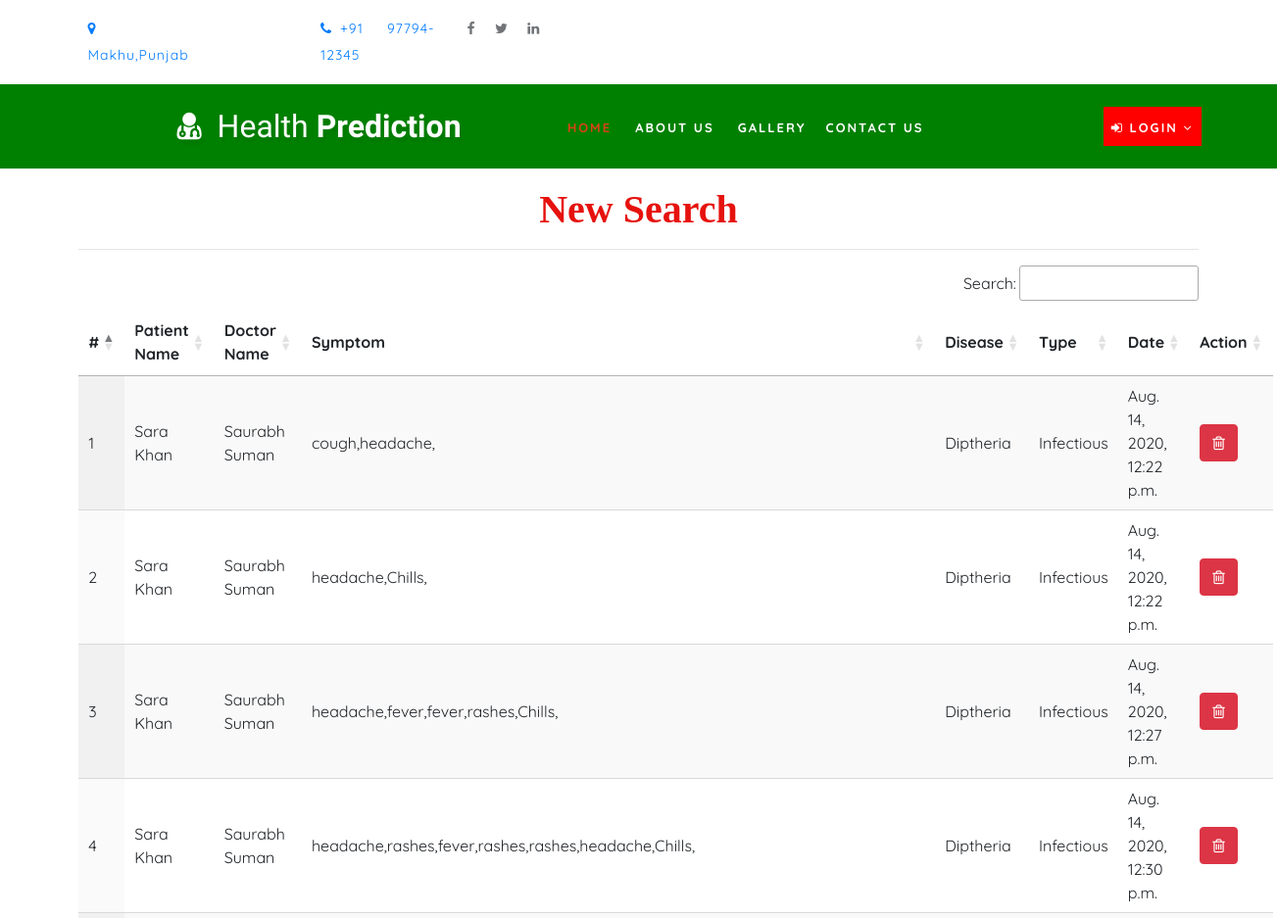
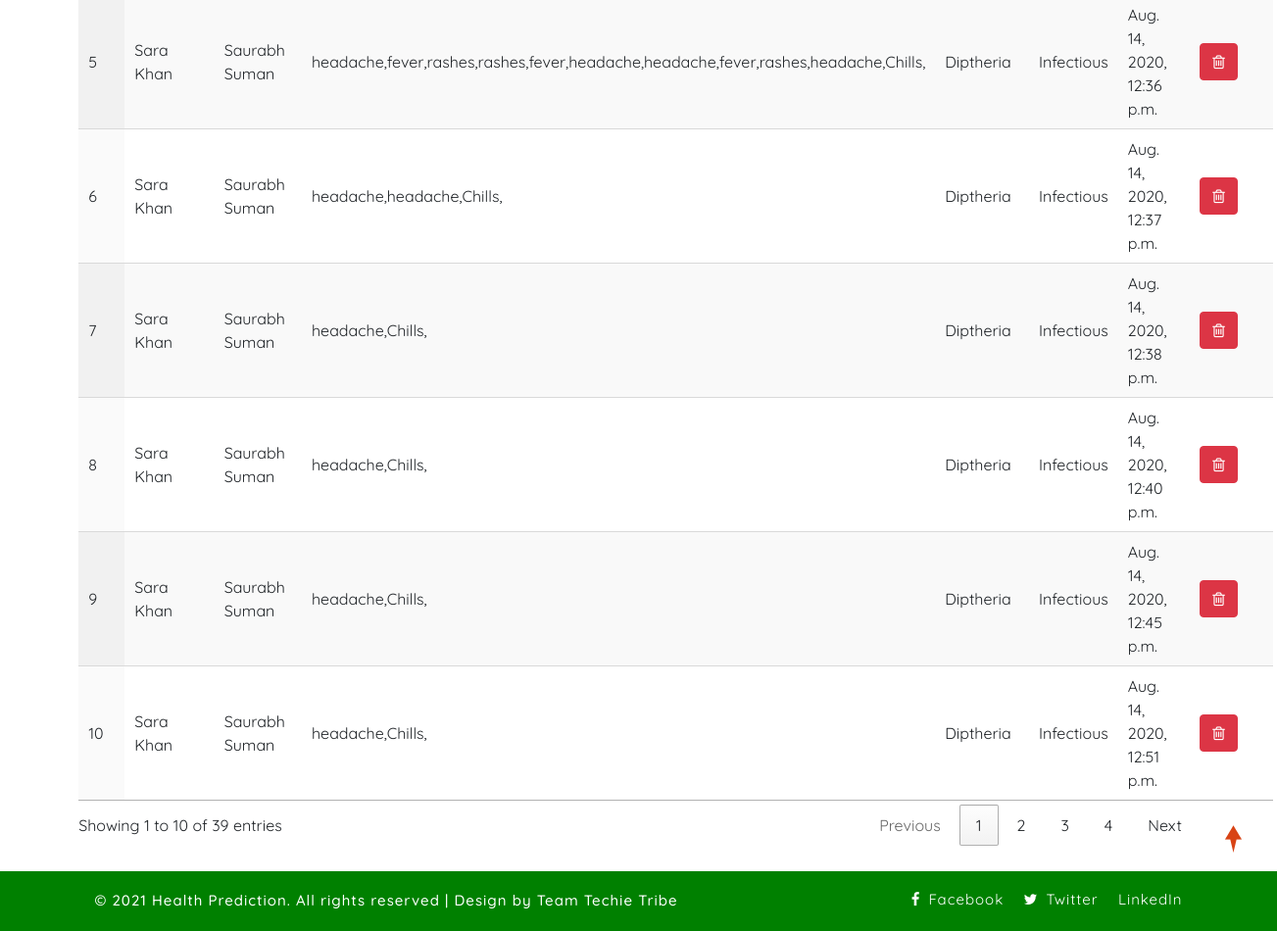
The page /view_notify on the database its author committed (2 pictures, top to bottom).
### health/models.py (models this page shows, shortened)
class Searched_Patient(models.Model):
    doctor = models.ForeignKey(Doctor, on_delete=models.CASCADE, null=True)
    user = models.ForeignKey(Patient, on_delete=models.CASCADE, null=True)
    disease = models.CharField(max_length=100, null=True)
    symptom = models.CharField(max_length=1000,null=True)
    type = models.ForeignKey(Type, on_delete=models.CASCADE, null=True)
    date1 = models.DateTimeField(null=True)

class Patient(models.Model):
    user = models.ForeignKey(User, on_delete=models.CASCADE, null=True)
    contact = models.CharField(max_length=100, null=True)
    address = models.CharField(max_length=100, null=True)
    dob = models.DateField(null=True)
    image = models.FileField(null=True)

class Doctor(models.Model):
    status = models.ForeignKey(Status, on_delete=models.CASCADE, null=True)
    user = models.ForeignKey(User, on_delete=models.CASCADE, null=True)
    contact = models.CharField(max_length=100, null=True)
    address = models.CharField(max_length=100, null=True)
    category = models.CharField(max_length=100, null=True)
    doj = models.DateField(null=True)
    dob = models.DateField(null=True)
    image = models.FileField(null=True)

class Type(models.Model):
    name = models.CharField(max_length=100, null=True)

### health/views.py (the view)
# urls.py: path('view_notify', View_Notification,name="view_notify"),
def View_Notification(request):
    dis = Searched_Patient.objects.all()
    d = {'dis':dis}
    return render(request,'view_notify.html',d)

### health/templates/view_notify.html
{% extends 'index.html' %}
{% load static %}
{% block body %}
<div class="container-fluid" style="width:90%;margin-top:8%">
                    <div class="container-fluid">
                        <h1 align="center" style="font-weight:bold;font-family : 'Monotype Corsiva' ; color : #E6120E ;margin-top:4%">New Search</h1>
                         </div><hr>
                                <table id="example" class="display" style="width:100%">
                                  <thead>
                                    <tr>
                                      <th>#</th>
                                      <th>Patient Name</th>
                                      <th>Doctor Name</th>
                                      <th>Symptom</th>
                                      <th>Disease</th>
                                      <th>Type</th>
                                      <th>Date</th>
                                      <th>Action</th>
                                  </tr>
                              </thead>
                              <tbody>
                              {% for i in dis %}
                                <tr>
                                  <td>{{forloop.counter}}</td>
                                  <td>{{i.user.user.first_name}} {{i.user.user.last_name}}</td>
                                  <td>{{i.doctor.user.first_name}} {{i.doctor.user.last_name}}</td>
                                  <td>{{i.symptom}}</td>
                                  <td>{{i.disease}}</td>
                                  <td>{{i.type.name}}</td>
                                  <td>{{i.date1}}</td>
                                  <td style="width:150px">
                                      <a href="{% url 'delete_notification' i.id %}" ><button class="btn btn-danger" onclick="return confirm('Are you sure?')"><i class="fa fa-trash-o"></i></button></a></td>
                              </tr>
                              {% endfor %}
                          </tbody>
                      </table>
                  </div>
{% endblock %}

### health/static/css/style.css (style rules this page uses)
body { padding: 0; margin: 0; background: #FFF; font-family: 'Quicksand', sans-serif; }
body a, body button { transition: 0.5s all; -webkit-transition: 0.5s all; -moz-transition: 0.5s all; -o-transition: 0.5s all; -ms-transition: 0.5s all; text-decoration: none; }
html { scroll-behavior: smooth; }
h1, h2, h3, h4, h5, h6 { margin: 0; padding: 0; font-family: 'Mukta', sans-serif; }

### rows shown on the page
Searched_Patient: user.user.first_name "Sara", user.user.last_name "Khan", doctor.user.first_name "Saurabh", doctor.user.last_name "Suman", symptom "cough,headache,", disease "Diptheria", type.name "Infectious", date1 "Aug. 14, 2020, 12:22 p.m."
Searched_Patient: user.user.first_name "Sara", user.user.last_name "Khan", doctor.user.first_name "Saurabh", doctor.user.last_name "Suman", symptom "headache,Chills,", disease "Diptheria", type.name "Infectious", date1 "Aug. 14, 2020, 12:22 p.m."
Searched_Patient: user.user.first_name "Sara", user.user.last_name "Khan", doctor.user.first_name "Saurabh", doctor.user.last_name "Suman", symptom "headache,fever,fever,rashes,Chills,", disease "Diptheria", type.name "Infectious", date1 "Aug. 14, 2020, 12:27 p.m."
Searched_Patient: user.user.first_name "Sara", user.user.last_name "Khan", doctor.user.first_name "Saurabh", doctor.user.last_name "Suman", symptom "headache,rashes,fever,rashes,rashes,headache,Chills,", disease "Diptheria", type.name "Infectious", date1 "Aug. 14, 2020, 12:30 p.m."
Searched_Patient: user.user.first_name "Sara", user.user.last_name "Khan", doctor.user.first_name "Saurabh", doctor.user.last_name "Suman", symptom "headache,fever,rashes,rashes,fever,headache,headache,fever,rashes,headache,Chills,", disease "Diptheria", type.name "Infectious", date1 "Aug. 14, 2020, 12:36 p.m."
Searched_Patient: user.user.first_name "Sara", user.user.last_name "Khan", doctor.user.first_name "Saurabh", doctor.user.last_name "Suman", symptom "headache,headache,Chills,", disease "Diptheria", type.name "Infectious", date1 "Aug. 14, 2020, 12:37 p.m."
Searched_Patient: user.user.first_name "Sara", user.user.last_name "Khan", doctor.user.first_name "Saurabh", doctor.user.last_name "Suman", symptom "headache,Chills,", disease "Diptheria", type.name "Infectious", date1 "Aug. 14, 2020, 12:38 p.m."
Searched_Patient: user.user.first_name "Sara", user.user.last_name "Khan", doctor.user.first_name "Saurabh", doctor.user.last_name "Suman", symptom "headache,Chills,", disease "Diptheria", type.name "Infectious", date1 "Aug. 14, 2020, 12:40 p.m."
Searched_Patient: user.user.first_name "Sara", user.user.last_name "Khan", doctor.user.first_name "Saurabh", doctor.user.last_name "Suman", symptom "headache,Chills,", disease "Diptheria", type.name "Infectious", date1 "Aug. 14, 2020, 12:45 p.m."
Searched_Patient: user.user.first_name "Sara", user.user.last_name "Khan", doctor.user.first_name "Saurabh", doctor.user.last_name "Suman", symptom "headache,Chills,", disease "Diptheria", type.name "Infectious", date1 "Aug. 14, 2020, 12:51 p.m."
